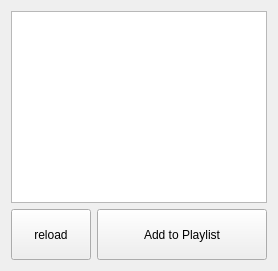
              <widget class="QWidget" name="page_5">
               <layout class="QHBoxLayout" name="horizontalLayout_22">
                <item>
                 <layout class="QVBoxLayout" name="verticalLayout_14">
                  <item>
                   <widget class="LM_QTreeView" name="treeView">
                    <property name="font">
                     <font>
                      <pointsize>22</pointsize>
                     </font>
                    </property>
                   </widget>
                  </item>
                  <item>
                   <layout class="QHBoxLayout" name="horizontalLayout_21">
                    <item>
                     <widget class="QPushButton" name="pB_relead_tree">
                      <property name="minimumSize">
                       <size>
                        <width>0</width>
                        <height>51</height>
                       </size>
                      </property>
                      <property name="text">
                       <string>reload</string>
                      </property>
                     </widget>
                    </item>
                    <item>
                     <widget class="QPushButton" name="pB_add_to_playlist">
                      <property name="sizePolicy">
                       <sizepolicy hsizetype="Expanding" vsizetype="Fixed">
                        <horstretch>0</horstretch>
                        <verstretch>0</verstretch>
                       </sizepolicy>
                      </property>
                      <property name="minimumSize">
                       <size>
                        <width>0</width>
                        <height>51</height>
                       </size>
                      </property>
                      <property name="text">
                       <string>Add to Playlist</string>
                      </property>
                     </widget>
                    </item>
                   </layout>
                  </item>
                 </layout>
                </item>
               </layout>
              </widget>
